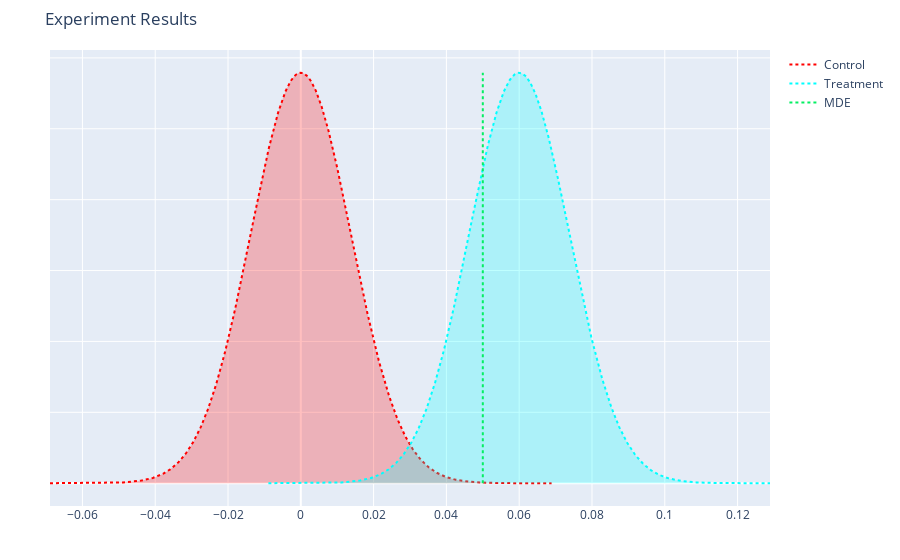

Source (notebook cell):
### Markdown cell above
#### A/B Testing Simulation

### Code cell
# Displaying results in distribution plot (KDE)

kde = ab_exp.get_experiment_results(min_sample_size, .08, min_sample_size, .14, 'KDE')
kde

### Figure 1 — Plotly figure (JSON) as saved in the notebook; plotly's stock layout.template omitted (floating-point values rounded to 4 significant figures; data arrays with more than 128 entries replaced by an {"elided": "..."} marker saying what was removed)
{"data": [{"line": {"color": "red", "dash": "dot"}, "mode": "lines", "name": "Control", "type": "scatter", "x": {"elided": "1031 float values"}, "y": {"elided": "1031 float values"}}, {"fill": "tozeroy", "fillcolor": "rgba(255,0,0,0.25)", "mode": "none", "name": "Control Area", "showlegend": false, "type": "scatter", "x": {"elided": "1031 float values"}, "y": {"elided": "1031 float values"}}, {"line": {"color": "cyan", "dash": "dot"}, "mode": "lines", "name": "Treatment", "type": "scatter", "x": {"elided": "1031 float values"}, "y": {"elided": "1031 float values"}}, {"fill": "tozeroy", "fillcolor": "rgba(0,255,255,0.25)", "mode": "none", "name": "Treatment Area", "showlegend": false, "type": "scatter", "x": {"elided": "1031 float values"}, "y": {"elided": "1031 float values"}}, {"line": {"color": "#04ef62", "dash": "dot"}, "mode": "lines", "name": "MDE", "type": "scatter", "x": [0.05, 0.05], "y": [0, 28.95]}], "layout": {"autosize": true, "margin": {"b": 50, "l": 50, "r": 50, "t": 50}, "title": {"text": "Experiment Results"}, "xaxis": {"title": {"text": ""}}, "yaxis": {"showticklabels": false, "title": {"text": ""}}}}
